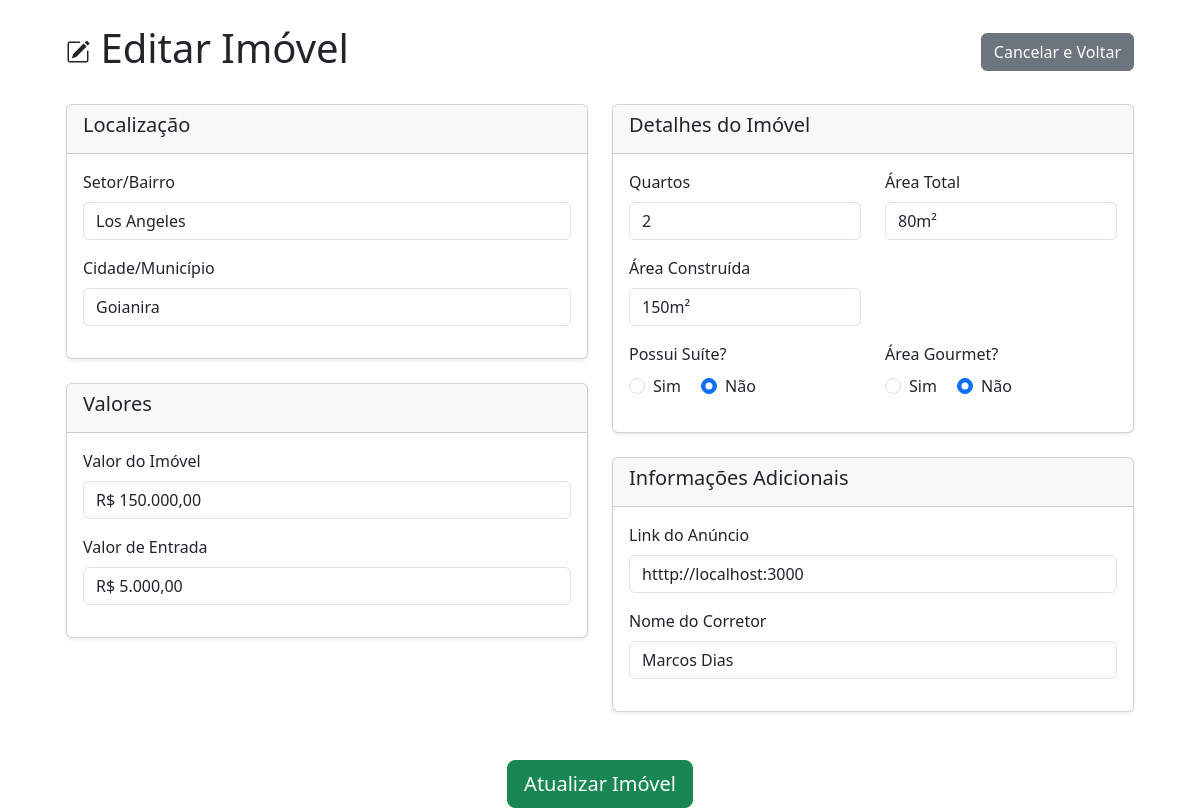
Page /editar/4 on the earlier database version.
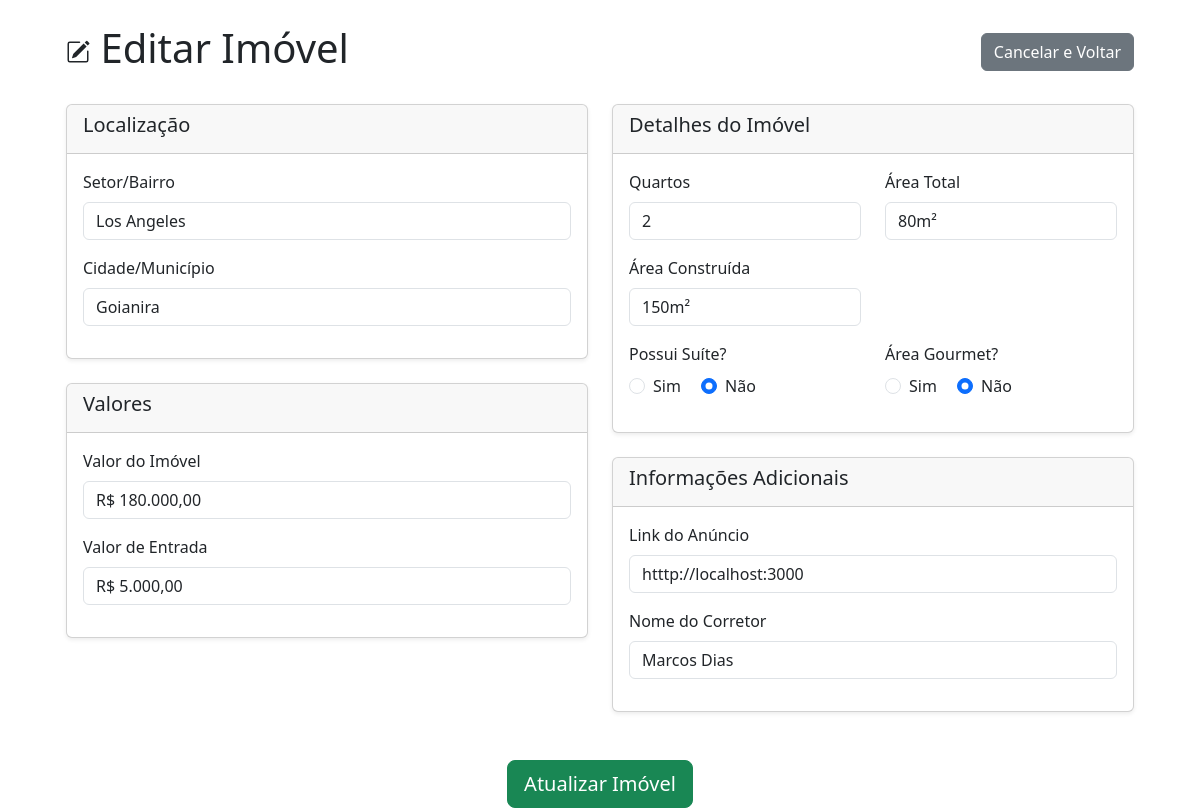
Same page on the later database version.
### models.py (models this page shows, shortened)
class Imoveis(db.Model):
    __tablename__ = 'Imoveis'
    id = db.Column(db.Integer, primary_key=True,autoincrement=True)
    bairro = db.Column(db.String, nullable=False)
    cidade = db.Column(db.String, nullable=False)
    estado = db.Column(db.String, nullable=False, default='Go')
    preco = db.Column(db.Integer, nullable=False)
    quartos = db.Column(db.Integer, nullable=False)
    area_total = db.Column(db.String)
    area_construida = db.Column(db.String)
    area_gourmet = db.Column(db.String)
    suite = db.Column(db.String)
    valor_entrada = db.Column(db.Integer)
    link_anuncio = db.Column(db.String, nullable=False)
    id_corretor = db.Column(db.Integer, db.ForeignKey('Corretores.id'), nullable=False)
    corretor = db.relationship('Corretores', backref='Imoveis')

### routes.py (the view)
@rotas.route('/editar/<int:id>')
def editar(id):
  imovel = Imoveis.query.filter_by(id=id).first()
  corretores = Corretores.query.all()
  return render_template('edit_imovel.html',imovel=imovel,corretores=corretores)

### templates/edit_imovel.html (shortened to what the changed rows need)
{% extends 'base.html' %}
{% block content %}
<div class="container mt-4">
    <div class="d-flex justify-content-between align-items-center mb-4">
        <h1> Editar Imóvel</h1>
    </div>
    <form action="{{url_for('rotas.atualizar')}}" method="POST">
        <div class="row">
            <div class="col-md-6">
                <div class="card shadow-sm mb-4">
                    <div class="card-body">
                        <div class="mb-3">
                            <label for="bairro" class="form-label">Setor/Bairro</label>
                            <input type="text" class="form-control" id="bairro" name="bairro" value="{{imovel.bairro}}" required>
                        </div>
                        <div class="mb-3">
                            <label for="cidade" class="form-label">Cidade/Município</label>
                           <select class="form-control" id="cidade" name="cidade" required>
                             <option value="{{imovel.cidade}}" selected>{{imovel.cidade}}</option>
                            </select>
                        </div>
                    </div>
                </div>
                <div class="card shadow-sm mb-4">
                    <div class="card-body">
                        <div class="mb-3">
                            <label for="preco" class="form-label">Valor do Imóvel</label>
                            <input type="text" class="form-control money" id="preco" name="preco" value="{{imovel.preco}}" required>
                        </div>
                    </div>
                </div>
            </div>
            <div class="col-md-6">
                <div class="card shadow-sm mb-4">
                    <div class="card-body">
                         <div class="row">
                            <div class="col-sm-6 mb-3">
                                <label for="quartos" class="form-label">Quartos</label>
                                <select class="form-control" id="quartos" name="quartos" required>
                                 <option value="{{imovel.quartos}}" selected>{{imovel.quartos}}</option>
                                </select>
                            </div>
                            <div class="col-sm-6 mb-3">
                                <label for="area_total" class="form-label">Área Total</label>
                                <input type="text" class="form-control area" id="area_total" name="area_total" value="{{imovel.area_total}}" required>
                            </div>
                             <div class="col-sm-6 mb-3">
                                <label for="area_construida" class="form-label">Área Construída</label>
                                <input type="text" class="form-control area" id="area_construida" name="area_construida" value="{{imovel.area_construida}}" required>
                            </div>
                        </div>
                        <div class="row">
                           <div class="col-sm-6 mb-3">
                                <div class="form-check form-check-inline">
                                    <input class="form-check-input" type="radio" name="suite" id="suiteSim" value="Sim" {% if imovel.suite == 'Sim' %}checked{% endif %} required>
                                    <label class="form-check-label" for="suiteSim">Sim</label>
                                </div>
                                <div class="form-check form-check-inline">
                                    <input class="form-check-input" type="radio" name="suite" id="suiteNao" value="Não" {% if imovel.suite == 'Não' %}checked{% endif %}>
                                    <label class="form-check-label" for="suiteNao">Não</label>
                                </div>
                            </div>
                           <div class="col-sm-6 mb-3">
                                <div class="form-check form-check-inline">
                                    <input class="form-check-input" type="radio" name="area_gourmet" id="gourmetSim" value="Sim" {% if imovel.area_gourmet == 'Sim' %}checked{% endif %} required>
                                    <label class="form-check-label" for="gourmetSim">Sim</label>
                                </div>
                                <div class="form-check form-check-inline">
                                    <input class="form-check-input" type="radio" name="area_gourmet" id="gourmetNao" value="Não" {% if imovel.area_gourmet == 'Não' %}checked{% endif %}>
                                    <label class="form-check-label" for="gourmetNao">Não</label>
                                </div>
                            </div>
                        </div>
                    </div>
                </div>
                <div class="card shadow-sm mb-4">
                    <div class="card-body">
                         <div class="mb-3">
                            <label for="link" class="form-label">Link do Anúncio</label>
                            <input type="url" class="form-control" id="link" name="link_anuncio" value="{{imovel.link_anuncio}}" required>
                        </div>
                    </div>
                </div>
            </div>
        </div>
    </form>
</div>
{% endblock %}

Differences in the rows shown:
changed Imoveis "Los Angeles": preco "R$ 150.000,00" → "R$ 180.000,00"
